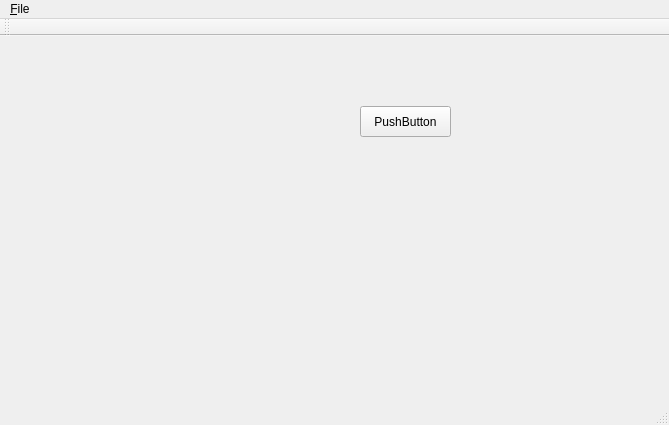
<?xml version="1.0" encoding="UTF-8"?>
<ui version="4.0">
 <class>MainWindow</class>
 <widget class="QMainWindow" name="MainWindow">
  <property name="geometry">
   <rect>
    <x>0</x>
    <y>0</y>
    <width>669</width>
    <height>425</height>
   </rect>
  </property>
  <property name="windowTitle">
   <string>MainWindow</string>
  </property>
  <widget class="QWidget" name="centralWidget">
   <widget class="QPushButton" name="pushButton">
    <property name="geometry">
     <rect>
      <x>360</x>
      <y>70</y>
      <width>91</width>
      <height>31</height>
     </rect>
    </property>
    <property name="text">
     <string>PushButton</string>
    </property>
   </widget>
  </widget>
  <widget class="QMenuBar" name="menuBar">
   <property name="geometry">
    <rect>
     <x>0</x>
     <y>0</y>
     <width>669</width>
     <height>23</height>
    </rect>
   </property>
   <widget class="QMenu" name="menu_File">
    <property name="title">
     <string>&amp;File</string>
    </property>
    <addaction name="action_New"/>
   </widget>
   <addaction name="menu_File"/>
  </widget>
  <widget class="QToolBar" name="mainToolBar">
   <attribute name="toolBarArea">
    <enum>TopToolBarArea</enum>
   </attribute>
   <attribute name="toolBarBreak">
    <bool>false</bool>
   </attribute>
  </widget>
  <widget class="QStatusBar" name="statusBar"/>
  <action name="action_New">
   <property name="text">
    <string>&amp;New</string>
   </property>
   <property name="shortcut">
    <string>Ctrl+N</string>
   </property>
  </action>
 </widget>
 <layoutdefault spacing="6" margin="11"/>
 <resources/>
 <connections/>
</ui>
